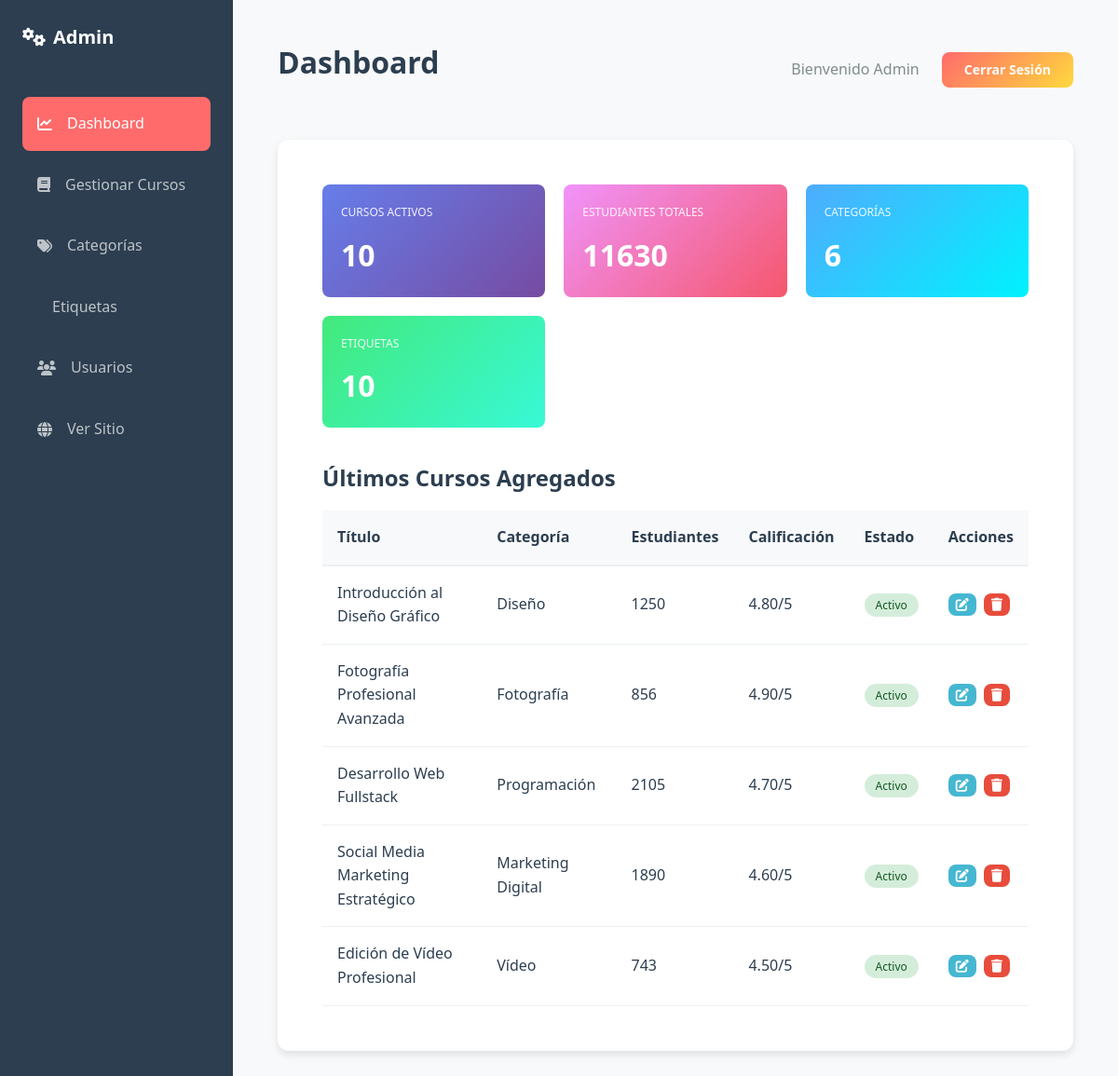
The app's page /admin/index.php with its own data.
### tables this page shows
CREATE TABLE IF NOT EXISTS cursos (
    id INT AUTO_INCREMENT PRIMARY KEY,
    titulo VARCHAR(200) NOT NULL,
    descripcion TEXT NOT NULL,
    contenido LONGTEXT,
    imagen VARCHAR(255),
    duracion INT COMMENT 'Duración en minutos',
    nivel ENUM('principiante', 'intermedio', 'avanzado') DEFAULT 'principiante',
    instructor VARCHAR(150),
    instructor_email VARCHAR(150),
    precio DECIMAL(10, 2) DEFAULT 0,
    estudiantes INT DEFAULT 0,
    calificacion DECIMAL(3, 2) DEFAULT 5.00,
    slug VARCHAR(200) UNIQUE,
    categoria_id INT,
    estado ENUM('activo', 'inactivo', 'borrador') DEFAULT 'activo',
    fecha_creacion TIMESTAMP DEFAULT CURRENT_TIMESTAMP,
    fecha_actualizacion TIMESTAMP DEFAULT CURRENT_TIMESTAMP ON UPDATE CURRENT_TIMESTAMP,
    FOREIGN KEY (categoria_id) REFERENCES categorias(id) ON DELETE SET NULL,
    INDEX idx_slug (slug),
    INDEX idx_categoria (categoria_id),
    INDEX idx_estado (estado)
);

CREATE TABLE IF NOT EXISTS categorias (
    id INT AUTO_INCREMENT PRIMARY KEY,
    nombre VARCHAR(100) NOT NULL UNIQUE,
    descripcion TEXT,
    slug VARCHAR(100) UNIQUE,
    color VARCHAR(7) DEFAULT '#FF6B6B',
    icono VARCHAR(50),
    created_at TIMESTAMP DEFAULT CURRENT_TIMESTAMP,
    updated_at TIMESTAMP DEFAULT CURRENT_TIMESTAMP ON UPDATE CURRENT_TIMESTAMP
);

### admin/pages/dashboard.php (the view, shortened to what this page needs)
<?php
$stats_query = "SELECT
    (SELECT COUNT(*) FROM cursos WHERE estado = 'activo') as cursos_activos,
    (SELECT COUNT(*) FROM categorias) as total_categorias,
    (SELECT COUNT(*) FROM etiquetas) as total_etiquetas,
    (SELECT COUNT(*) FROM usuarios) as total_usuarios,
    (SELECT SUM(estudiantes) FROM cursos) as total_estudiantes";
$stats_result = $conn->query($stats_query);
$stats = $stats_result->fetch_assoc();
$recent_query = "SELECT c.*, cat.nombre as categoria_nombre
                FROM cursos c
                LEFT JOIN categorias cat ON c.categoria_id = cat.id
                ORDER BY c.fecha_creacion DESC
                LIMIT 5";
$recent_result = $conn->query($recent_query);
?>
<div style="display: grid; grid-template-columns: repeat(auto-fit, minmax(200px, 1fr)); gap: 20px; margin-bottom: 40px;">
    <div style="background: linear-gradient(135deg, #667eea 0%, #764ba2 100%); color: white; padding: 20px; border-radius: 8px;">
        <div style="font-size: 12px; opacity: 0.9; margin-bottom: 10px;">CURSOS ACTIVOS</div>
        <div style="font-size: 32px; font-weight: bold;"><?php echo $stats['cursos_activos']; ?></div>
    </div>
    <div style="background: linear-gradient(135deg, #f093fb 0%, #f5576c 100%); color: white; padding: 20px; border-radius: 8px;">
        <div style="font-size: 12px; opacity: 0.9; margin-bottom: 10px;">ESTUDIANTES TOTALES</div>
        <div style="font-size: 32px; font-weight: bold;"><?php echo $stats['total_estudiantes'] ?? 0; ?></div>
    </div>
    <div style="background: linear-gradient(135deg, #4facfe 0%, #00f2fe 100%); color: white; padding: 20px; border-radius: 8px;">
        <div style="font-size: 12px; opacity: 0.9; margin-bottom: 10px;">CATEGORÍAS</div>
        <div style="font-size: 32px; font-weight: bold;"><?php echo $stats['total_categorias']; ?></div>
    </div>
    <div style="background: linear-gradient(135deg, #43e97b 0%, #38f9d7 100%); color: white; padding: 20px; border-radius: 8px;">
        <div style="font-size: 12px; opacity: 0.9; margin-bottom: 10px;">ETIQUETAS</div>
        <div style="font-size: 32px; font-weight: bold;"><?php echo $stats['total_etiquetas']; ?></div>
    </div>
</div>
<h3 style="margin-top: 40px; margin-bottom: 20px;">Últimos Cursos Agregados</h3>
<div class="table-responsive">
    <table>
        <thead>
            <tr>
                <th>Título</th>
                <th>Categoría</th>
                <th>Estudiantes</th>
                <th>Calificación</th>
                <th>Estado</th>
                <th>Acciones</th>
            </tr>
        </thead>
        <tbody>
            <?php while ($curso = $recent_result->fetch_assoc()): ?>
            <tr>
                <td><?php echo htmlspecialchars($curso['titulo']); ?></td>
                <td><?php echo $curso['categoria_nombre']; ?></td>
                <td><?php echo $curso['estudiantes']; ?></td>
                <td><?php echo $curso['calificacion']; ?>/5</td>
                <td>
                    <span style="background: <?php echo $curso['estado'] === 'activo' ? '#d4edda' : '#f8d7da'; ?>;
                                 color: <?php echo $curso['estado'] === 'activo' ? '#155724' : '#721c24'; ?>;
                                 padding: 4px 12px; border-radius: 20px; font-size: 12px;">
                        <?php echo ucfirst($curso['estado']); ?>
                    </span>
                </td>
                <td>
                    <div class="action-buttons">
                        <button class="btn-edit" onclick="alert('Funcionalidad próxima: Editar curso')">
                            <i class="fas fa-edit"></i>
                        </button>
                        <button class="btn-delete" onclick="alert('Funcionalidad próxima: Eliminar curso')">
                            <i class="fas fa-trash"></i>
                        </button>
                    </div>
                </td>
            </tr>
            <?php endwhile; ?>
        </tbody>
    </table>
</div>

### admin/index.php (shortened to what this page needs)
<?php
$page = isset($_GET['page']) ? $_GET['page'] : 'dashboard';
?>
<!DOCTYPE html>
<html lang="es">
<head>
    <link rel="stylesheet" href="<?php echo SITE_URL; ?>assets/css/style.css">
    <link rel="stylesheet" href="https://cdnjs.cloudflare.com/ajax/libs/font-awesome/6.4.0/css/all.min.css">
</head>
<body>
    <div class="admin-layout">
        <aside class="admin-sidebar">
            <div class="admin-logo">
                <i class="fas fa-cogs"></i>
                <span>Admin</span>
            </div>
            <ul class="admin-menu">
                <li><a href="index.php?page=dashboard" class="<?php echo $page === 'dashboard' ? 'active' : ''; ?>">
                    <i class="fas fa-chart-line"></i> Dashboard
                </a></li>
                <li><a href="index.php?page=cursos" class="<?php echo $page === 'cursos' ? 'active' : ''; ?>">
                    <i class="fas fa-book"></i> Gestionar Cursos
                </a></li>
                <li><a href="index.php?page=categorias" class="<?php echo $page === 'categorias' ? 'active' : ''; ?>">
                    <i class="fas fa-tags"></i> Categorías
                </a></li>
                <li><a href="index.php?page=etiquetas" class="<?php echo $page === 'etiquetas' ? 'active' : ''; ?>">
                    <i class="fas fa-label"></i> Etiquetas
                </a></li>
                <li><a href="index.php?page=usuarios" class="<?php echo $page === 'usuarios' ? 'active' : ''; ?>">
                    <i class="fas fa-users"></i> Usuarios
                </a></li>
                <li><a href="<?php echo SITE_URL; ?>" target="_blank">
                    <i class="fas fa-globe"></i> Ver Sitio
                </a></li>
            </ul>
        </aside>
        <main class="admin-main">
            <div class="admin-header">
                <h1 class="admin-title">
                    <?php
                    $titles = [
                        'dashboard' => 'Dashboard',
                        'cursos' => 'Gestionar Cursos',
                        'categorias' => 'Categorías',
                        'etiquetas' => 'Etiquetas',
                        'usuarios' => 'Usuarios'
                    ];
                    echo $titles[$page] ?? 'Panel de Administración';
                    ?>
                </h1>
                <div>
                    <span style="color: var(--gray); margin-right: 20px;">Bienvenido Admin</span>
                    <a href="logout.php" class="btn-primary btn-small">Cerrar Sesión</a>
                </div>
            </div>
            <div class="admin-content">
                <?php
                $pages = [
                    'dashboard' => 'pages/dashboard.php',
                    'cursos' => 'pages/cursos.php',
                    'categorias' => 'pages/categorias.php',
                    'etiquetas' => 'pages/etiquetas.php',
                    'usuarios' => 'pages/usuarios.php'
                ];
                $page_file = isset($pages[$page]) ? $pages[$page] : $pages['dashboard'];
                if (file_exists($page_file)) {
                    include($page_file);
                } else {
                    echo '<p>Página no encontrada</p>';
                }
                ?>
            </div>
        </main>
    </div>
</body>
</html>

### assets/css/style.css (style rules this page uses)
:root { --primary: #FF6B6B; --primary-dark: #E74C3C; --secondary: #4ECDC4; --tertiary: #45B7D1; --dark: #2C3E50; --gray-dark: #34495E; --gray: #7F8C8D; --gray-light: #ECF0F1; --light: #F8F9FA; --white: #FFFFFF; --gradient-primary: linear-gradient(135deg, #FF6B6B 0%, #FFD93D 100%); --gradient-secondary: linear-gradient(135deg, #4ECDC4 0%, #44A08D 100%); --space-xs: 0.25rem; --space-sm: 0.5rem; --space-md: 1rem; --space-lg: 1.5rem; --space-xl: 2rem; --space-2xl: 3rem; --space-3xl: 4rem; --font-family: 'Segoe UI', Tahoma, Geneva, Verdana, sans-serif; --font-size-base: 16px; --font-size-sm: 14px; --font-size-lg: 18px; --font-size-xl: 20px; --font-size-2xl: 24px; --font-size-3xl: 32px; --font-size-4xl: 48px; --shadow-sm: 0 2px 4px rgba(0, 0, 0, 0.1); --shadow-md: 0 4px 8px rgba(0, 0, 0, 0.1); --shadow-lg: 0 8px 16px rgba(0, 0, 0, 0.1); --shadow-xl: 0 12px 24px rgba(0, 0, 0, 0.15); --radius-sm: 4px; --radius-md: 8px; --radius-lg: 12px; --radius-xl: 16px; --radius-full: 9999px; --transition: all 0.3s ease; --transition-fast: all 0.15s ease; }
* { margin: 0; padding: 0; box-sizing: border-box; }
html { font-size: var(--font-size-base); scroll-behavior: smooth; }
body { font-family: var(--font-family); background-color: var(--white); color: var(--dark); line-height: 1.6; overflow-x: hidden; }
h1, h2, h3, h4, h5, h6 { line-height: 1.2; font-weight: 700; margin-bottom: var(--space-md); }
h1 { font-size: var(--font-size-4xl); }
h3 { font-size: var(--font-size-2xl); }
a { color: var(--primary); text-decoration: none; transition: var(--transition-fast); }
.btn-primary, .btn-secondary { padding: var(--space-md) var(--space-xl); border: none; border-radius: var(--radius-md); font-weight: 600; cursor: pointer; transition: var(--transition-fast); display: inline-flex; align-items: center; justify-content: center; gap: var(--space-sm); font-size: var(--font-size-base); }
.btn-primary { background: var(--gradient-primary); color: var(--white); }
.btn-small { padding: var(--space-sm) var(--space-lg); font-size: var(--font-size-sm); }
.admin-layout { display: grid; grid-template-columns: 250px 1fr; gap: 0; min-height: 100vh; }
.admin-sidebar { background: var(--dark); color: var(--white); padding: var(--space-lg); }
.admin-logo { font-size: var(--font-size-xl); font-weight: 700; margin-bottom: var(--space-2xl); display: flex; align-items: center; gap: var(--space-sm); }
.admin-menu { list-style: none; }
.admin-menu li { margin-bottom: var(--space-sm); }
.admin-menu a { display: flex; align-items: center; gap: var(--space-md); padding: var(--space-md); color: #BDC3C7; transition: var(--transition-fast); border-radius: var(--radius-md); }
.admin-menu a:hover, .admin-menu a.active { background: var(--primary); color: var(--white); }
.admin-main { background: var(--light); padding: var(--space-2xl); }
.admin-header { display: flex; justify-content: space-between; align-items: center; margin-bottom: var(--space-2xl); }
.admin-title { font-size: var(--font-size-3xl); }
.admin-content { background: var(--white); border-radius: var(--radius-lg); padding: var(--space-2xl); box-shadow: var(--shadow-md); }
.table-responsive { overflow-x: auto; }
table { width: 100%; border-collapse: collapse; }
th { background: var(--light); padding: var(--space-md); text-align: left; font-weight: 600; border-bottom: 2px solid var(--gray-light); }
td { padding: var(--space-md); border-bottom: 1px solid var(--gray-light); }
.action-buttons { display: flex; gap: var(--space-sm); }
.btn-edit, .btn-delete { padding: var(--space-xs) var(--space-sm); border: none; border-radius: var(--radius-md); cursor: pointer; font-size: var(--font-size-sm); transition: var(--transition-fast); }
.btn-edit { background: var(--tertiary); color: var(--white); }
.btn-delete { background: #E74C3C; color: var(--white); }

### records on screen
cursos: titulo "Introducción al Diseño Gráfico", categoria.nombre "Diseño", estudiantes "1250", calificacion "4.80", estado "Activo"
cursos: titulo "Fotografía Profesional Avanzada", categoria.nombre "Fotografía", estudiantes "856", calificacion "4.90", estado "Activo"
cursos: titulo "Desarrollo Web Fullstack", categoria.nombre "Programación", estudiantes "2105", calificacion "4.70", estado "Activo"
cursos: titulo "Social Media Marketing Estratégico", categoria.nombre "Marketing Digital", estudiantes "1890", calificacion "4.60", estado "Activo"
cursos: titulo "Edición de Vídeo Profesional", categoria.nombre "Vídeo", estudiantes "743", calificacion "4.50", estado "Activo"

### other values on screen
$titles[$page] "Dashboard"
$stats['cursos_activos'] "10"
$stats['total_estudiantes'] "11630"
$stats['total_categorias'] "6"
$stats['total_etiquetas'] "10"
